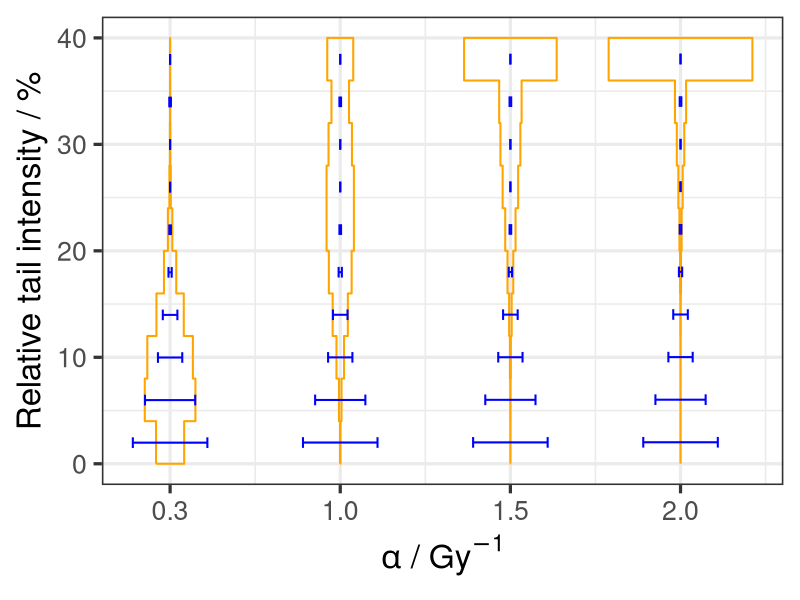

Reproduce this figure in R.
#Open required libraries
library(reshape2)
library(ggplot2)
library(ggpubr)


#Make sure that there is no open graphs
graphics.off()


#Definition of characteristics of the figure
w=1
size=24
wid_line=0.7
wid_clon=0.2
wid_comet=4
x11()


#Generation of synthetic comet from simulations of different alpha values
comet<-matrix(data = scan("../additional_simulations/comet_alpha.dat", skip=0, sep=" ", fill = TRUE), ncol=10, byrow=TRUE)
br=seq(0,40, by=4)

dist_03 <- comet[1,]
dist_10 <- comet[2,]
dist_15 <- comet[3,]
dist_20 <- comet[4,]

y <- c()
x_03 <- c()
x_10 <- c()
x_15 <- c()
x_20 <- c()

for (i in 1:(length(dist_03))) {
  y<- c(y, br[i], br[i+1])
  
  x_03 <- c(x_03, dist_03[i], dist_03[i])
  x_10 <- c(x_10, dist_10[i], dist_10[i])
  x_15 <- c(x_15, dist_15[i], dist_15[i])
  x_20 <- c(x_20, dist_20[i], dist_20[i])
}

y<-c(y, rev(y), 0)
x_03 <- c(-x_03, rev(x_03), -x_03[1])
x_10 <- c(2-x_10, 2+rev(x_10), 2-x_10[1])
x_15 <- c(4-x_15, 4+rev(x_15), 4-x_15[1])
x_20 <- c(6-x_20, 6+rev(x_20), 6-x_20[1])


t<-c(rep(0, length(x_03)),rep(2, length(x_03)),rep(4, length(x_03)),rep(6, length(x_03)))
amount<-c(x_03,x_10,x_15,x_20)
tail<-rep(y,4)

comet_alpha <- data.frame(t,amount,tail)
names(comet_alpha) <- c('t', 'amount', 'tail')


#Read experimental comet data
data<-matrix(data = scan("../data/abrams_comet_binning_40.txt", skip=0, sep=" ", fill = TRUE), ncol=10, byrow=TRUE)
t <- c(0, 2, 4, 6)
time<-c()
amount<-c()
mean_tail<-rep(seq(2,38, by=4),length(t))
for (i in 1:(length(t))) {
  time<-c(time,rep(t[i],length(data[i,])))
  amount<-c(amount,data[1,]*w)
}
comet_real_data<- data.frame(time,amount,mean_tail)
names(comet_real_data) <- c('t', 'amount', 'tail')


#Save the figure
pdf("Fig_9.pdf",width=8,height=8)
ggplot(comet_alpha, aes(x=amount, y=tail, group=t))+geom_path(size=wid_line, color="orange")+xlab(expression(alpha~"/"~Gy^-1))+ylab("Relative tail intensity / %")+geom_errorbar(data=comet_real_data,aes(xmin=t-amount,xmax=t+amount,y=tail),width=wid_comet,position=position_dodge(0.05),size=wid_line, color="blue")+theme_bw(base_size=size)+theme(strip.background = element_rect(colour="black", fill="white"),legend.position="top",legend.title=element_blank())+scale_y_continuous(breaks=c(0,10,20,30,40))+scale_x_continuous(breaks=c(0,2,4,6),labels=c("0.3","1.0","1.5","2.0"))
graphics.off()

